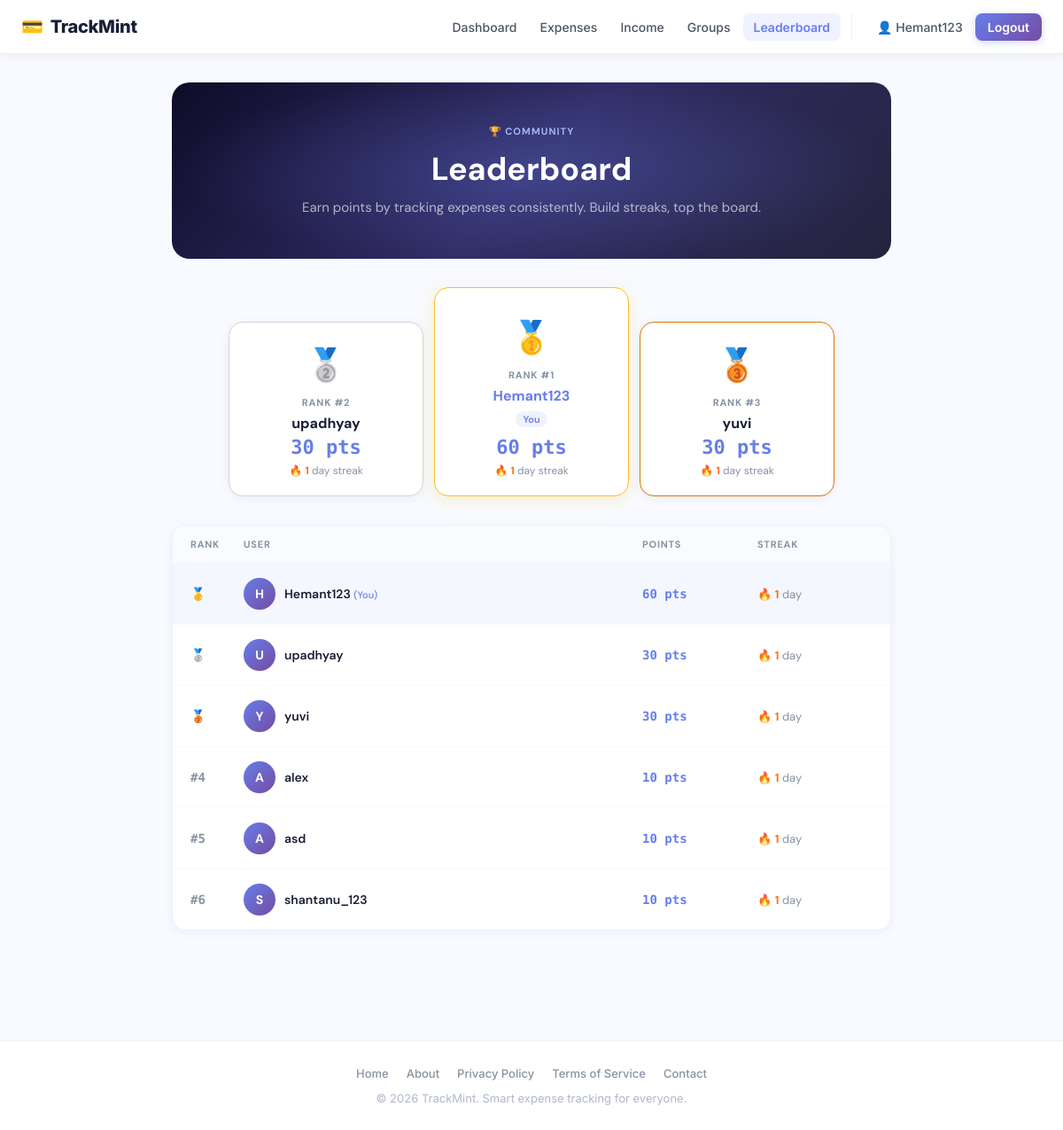
Screenshot of /leaderboard/ (signed in) with the database file from the repository.
### app/models.py (models this page shows, shortened)
class User(UserMixin, db.Model):
    __tablename__ = "users"
    id = db.Column(db.Integer, primary_key=True)
    username = db.Column(db.String(80), unique=True, nullable=False, index=True)
    email = db.Column(db.String(120), unique=True, nullable=False, index=True)
    password_hash = db.Column(db.String(255), nullable=False)
    created_at = db.Column(db.DateTime, default=datetime.utcnow, nullable=False)
    total_points = db.Column(db.Integer, default=0, nullable=False)
    current_streak = db.Column(db.Integer, default=0, nullable=False)
    last_upload_date = db.Column(db.Date, nullable=True)
    receipts = db.relationship(
        "Receipt",
        back_populates="user",
        cascade="all, delete-orphan",
        lazy=True
    )
    incomes = db.relationship(
        "Income",
        back_populates="user",
        cascade="all, delete-orphan",
        lazy=True
    )

### app/leaderboard/routes.py (the view)
@leaderboard_bp.route("/")
@login_required
def leaderboard_home():
    users = (
        User.query
        .filter(User.total_points > 0)
        .order_by(
            User.total_points.desc(),
            User.current_streak.desc(),
            User.username.asc()
        )
        .all()
    )
    return render_template(
        "leaderboard/index.html",
        page_title="Leaderboard",
        users=users
    )

### app/__init__.py (called while the page is built)
def register_login_loader():
    @login_manager.user_loader
    def load_user(user_id):
        from app.models import User
        return db.session.get(User, int(user_id))

### app/templates/leaderboard/index.html (shortened to what this page needs)
{% extends "base.html" %}
{% block content %}
<div class="lb">
  <div class="lb-header">
    <div class="lb-header-eyebrow">🏆 Community</div>
    <h1>Leaderboard</h1>
    <p>Earn points by tracking expenses consistently. Build streaks, top the board.</p>
  </div>
  {% if users %}
  {% if users|length >= 1 %}
  <div class="lb-podium">
    {% set ordered = [] %}
    {% if users|length >= 2 %}{% set _ = ordered.append(users[1]) %}{% endif %}
    {% set _ = ordered.append(users[0]) %}
    {% if users|length >= 3 %}{% set _ = ordered.append(users[2]) %}{% endif %}
    {% for user in ordered %}
      {% set real_rank = users.index(user) + 1 %}
      <div class="pod-item rank-{{ real_rank }}">
        {% if real_rank == 1 %}
          <span class="pod-medal">🥇</span>
        {% elif real_rank == 2 %}
          <span class="pod-medal">🥈</span>
        {% else %}
          <span class="pod-medal">🥉</span>
        {% endif %}
        <div class="pod-rank">Rank #{{ real_rank }}</div>
        <div class="pod-username {% if user.id == current_user.id %}is-you{% endif %}">
          {{ user.username }}
        </div>
        {% if user.id == current_user.id %}<div class="pod-you-badge">You</div>{% endif %}
        <span class="pod-pts">{{ user.total_points }} pts</span>
        <div class="pod-streak">
          🔥 <strong>{{ user.current_streak }}</strong> day streak
        </div>
      </div>
    {% endfor %}
  </div>
  {% endif %}
  <div class="lb-table-card">
    <div class="lb-table-head">
      <div class="lb-th">Rank</div>
      <div class="lb-th">User</div>
      <div class="lb-th">Points</div>
      <div class="lb-th">Streak</div>
    </div>
    {% for user in users %}
    <div class="lb-row {% if user.id == current_user.id %}is-you{% endif %}">
      <div class="lb-rank-cell">
        {% if loop.index == 1 %}
          <span class="lb-rank-num top">🥇</span>
        {% elif loop.index == 2 %}
          <span class="lb-rank-num top">🥈</span>
        {% elif loop.index == 3 %}
          <span class="lb-rank-num top">🥉</span>
        {% else %}
          <span class="lb-rank-num">#{{ loop.index }}</span>
        {% endif %}
      </div>
      <div class="lb-user-cell">
        <div class="lb-avatar">{{ user.username[0]|upper }}</div>
        <div>
          <div class="lb-username">{{ user.username }}{% if user.id == current_user.id %} <span class="lb-you-tag">(You)</span>{% endif %}</div>
        </div>
      </div>
      <div class="lb-pts">{{ user.total_points }} pts</div>
      <div class="lb-streak">🔥 <strong>{{ user.current_streak }}</strong> day{{ 's' if user.current_streak != 1 else '' }}</div>
    </div>
    {% endfor %}
  </div>
  {% endif %}
</div>
{% endblock %}

### app/templates/base.html (shortened to what this page needs)
<!doctype html>
<html lang="en">
<head>
  <link rel="stylesheet" href="{{ url_for('static', filename='css/style.css') }}">
</head>
<body>
    <header>
        <div class="header-container">
            <a href="{{ url_for('main.landing') }}" class="logo">
                <span class="logo-icon">💳</span>
                TrackMint
            </a>
            <nav>
                <div class="nav-primary">
                    {% if current_user.is_authenticated %}
                    <a href="{{ url_for('main.dashboard') }}" class="nav-link">Dashboard</a>
                    <a href="{{ url_for('receipts.index') }}" class="nav-link">Expenses</a>
                    <a href="{{ url_for('income.income_home') }}" class="nav-link">Income</a>
                    <a href="{{ url_for('groups.groups_home') }}" class="nav-link">Groups</a>
                    <a href="{{ url_for('leaderboard.leaderboard_home') }}" class="nav-link">Leaderboard</a>
                    {% else %}
                    <a href="{{ url_for('main.landing') }}" class="nav-link">Home</a>
                    {% endif %}
                </div>
                {% if current_user.is_authenticated %}
                <div class="nav-user">
                    <a href="{{ url_for('main.profile') }}" class="nav-link">👤 {{ current_user.username }}</a>
                    <a href="{{ url_for('auth.logout') }}">Logout</a>
                </div>
                {% else %}
                <div class="nav-user">
                    <a href="{{ url_for('auth.login') }}" class="nav-link">Sign in</a>
                    <a href="{{ url_for('auth.signup') }}">Get started</a>
                </div>
                {% endif %}
            </nav>
        </div>
    </header>
    <main>
        {% block content %}{% endblock %}
    </main>
    <footer>
        <div class="footer-content">
            <div class="footer-links">
                <a href="{{ url_for('main.landing') }}">Home</a>
                <a href="#">About</a>
                <a href="#">Privacy Policy</a>
                <a href="#">Terms of Service</a>
                <a href="#">Contact</a>
            </div>
            <p>&copy; 2026 TrackMint. Smart expense tracking for everyone.</p>
        </div>
    </footer>
</body>
</html>

### app/static/css/style.css (style rules this page uses)
* { box-sizing: border-box; }
body { margin: 0; font-family: 'Inter', Inter; background: #f8faff; color: #1a1f36; }
header { background: #fff; border-bottom: 1px solid #eef0f8; padding: 0; box-shadow: 0 1px 12px rgba(26, 31, 54, 0.07); position: sticky; top: 0; z-index: 1000; }
.header-container { max-width: 1280px; margin: 0 auto; padding: 0 24px; display: flex; justify-content: space-between; align-items: center; height: 60px; gap: 24px; }
.logo { font-size: 20px; font-weight: 800; display: flex; align-items: center; gap: 8px; color: #1a1f36; white-space: nowrap; text-decoration: none; letter-spacing: -0.3px; }
.logo-icon { font-size: 20px; }
nav { display: flex; align-items: center; gap: 4px; flex: 1; justify-content: flex-end; }
.nav-primary { display: flex; align-items: center; gap: 2px; flex-wrap: wrap; }
.nav-user { display: flex; align-items: center; gap: 2px; padding-left: 16px; margin-left: 8px; border-left: 1px solid #eef0f8; flex-wrap: wrap; }
nav a { color: #4b5563; text-decoration: none; font-size: 14px; font-weight: 500; padding: 7px 12px; border-radius: 8px; transition: 0.15s ease; white-space: nowrap; }
.nav-user a:last-child { background: linear-gradient(135deg, #667eea, #764ba2); color: #fff; font-weight: 600; padding: 7px 14px; box-shadow: 0 2px 8px rgba(102, 126, 234, 0.3); }
main { min-height: calc(100vh - 160px); padding: 0 0 40px; }
footer { background: #fff; border-top: 1px solid #eef0f8; padding: 28px 24px; margin-top: 24px; }
.footer-content { max-width: 1280px; margin: 0 auto; text-align: center; }
.footer-links { display: flex; justify-content: center; gap: 20px; flex-wrap: wrap; margin-bottom: 12px; }
.footer-links a { color: #8792a2; text-decoration: none; font-size: 13px; font-weight: 500; transition: 0.15s; }
.footer-content p { margin: 0; color: #b0b8c8; font-size: 13px; }

### rows the page displays
User: username "Hemant123", current_streak "1", shows "You", total_points "60", username "H", shows "(You)"
User: real_rank "2", username "upadhyay", total_points "30", current_streak "1", username "U"
User: real_rank "3", username "yuvi", total_points "30", current_streak "1", username "Y"
User: username "A", username "alex", total_points "10", current_streak "1"
User: username "A", username "asd", total_points "10", current_streak "1"
User: username "S", username "shantanu_123", total_points "10", current_streak "1"
